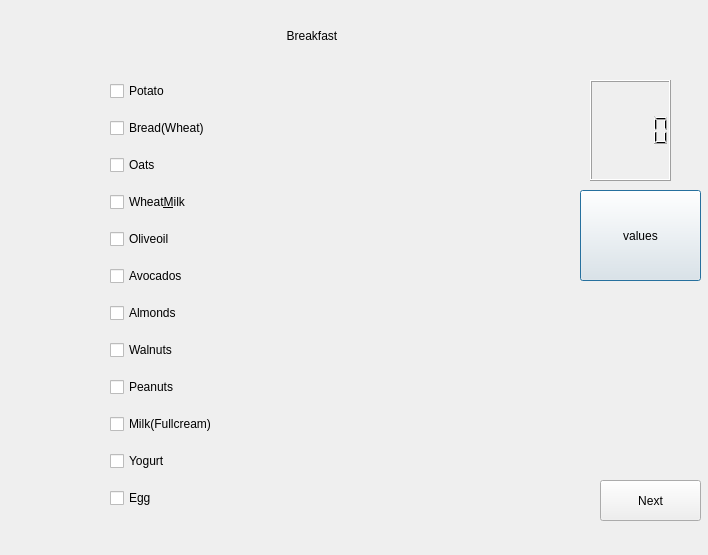
<?xml version="1.0" encoding="UTF-8"?>
<ui version="4.0">
 <class>Dialog</class>
 <widget class="QDialog" name="Dialog">
  <property name="geometry">
   <rect>
    <x>0</x>
    <y>0</y>
    <width>708</width>
    <height>555</height>
   </rect>
  </property>
  <property name="windowTitle">
   <string>Dialog</string>
  </property>
  <property name="styleSheet">
   <string notr="true">QDialog{rgb(31, 36, 102)	}</string>
  </property>
  <widget class="QLabel" name="label">
   <property name="geometry">
    <rect>
     <x>240</x>
     <y>10</y>
     <width>251</width>
     <height>51</height>
    </rect>
   </property>
   <property name="styleSheet">
    <string notr="true">font: 25 italic 17pt &quot;Ubuntu&quot;;</string>
   </property>
   <property name="text">
    <string>              Breakfast</string>
   </property>
  </widget>
  <widget class="QWidget" name="layoutWidget">
   <property name="geometry">
    <rect>
     <x>110</x>
     <y>70</y>
     <width>351</width>
     <height>451</height>
    </rect>
   </property>
   <layout class="QVBoxLayout" name="verticalLayout">
    <item>
     <widget class="QCheckBox" name="checkBox_10">
      <property name="text">
       <string>Potato</string>
      </property>
     </widget>
    </item>
    <item>
     <widget class="QCheckBox" name="checkBox_11">
      <property name="text">
       <string>Bread(Wheat)</string>
      </property>
     </widget>
    </item>
    <item>
     <widget class="QCheckBox" name="checkBox">
      <property name="text">
       <string>Oats</string>
      </property>
     </widget>
    </item>
    <item>
     <widget class="QCheckBox" name="checkBox_2">
      <property name="text">
       <string>Wheat&amp;Milk</string>
      </property>
     </widget>
    </item>
    <item>
     <widget class="QCheckBox" name="checkBox_12">
      <property name="text">
       <string>Oliveoil</string>
      </property>
     </widget>
    </item>
    <item>
     <widget class="QCheckBox" name="checkBox_3">
      <property name="text">
       <string>Avocados</string>
      </property>
     </widget>
    </item>
    <item>
     <widget class="QCheckBox" name="checkBox_4">
      <property name="text">
       <string>Almonds</string>
      </property>
     </widget>
    </item>
    <item>
     <widget class="QCheckBox" name="checkBox_9">
      <property name="text">
       <string>Walnuts</string>
      </property>
     </widget>
    </item>
    <item>
     <widget class="QCheckBox" name="checkBox_5">
      <property name="text">
       <string>Peanuts</string>
      </property>
     </widget>
    </item>
    <item>
     <widget class="QCheckBox" name="checkBox_6">
      <property name="text">
       <string>Milk(Fullcream) </string>
      </property>
     </widget>
    </item>
    <item>
     <widget class="QCheckBox" name="checkBox_7">
      <property name="text">
       <string>Yogurt</string>
      </property>
     </widget>
    </item>
    <item>
     <widget class="QCheckBox" name="checkBox_8">
      <property name="text">
       <string>Egg</string>
      </property>
     </widget>
    </item>
   </layout>
  </widget>
  <widget class="QLCDNumber" name="lcdNumber">
   <property name="geometry">
    <rect>
     <x>590</x>
     <y>80</y>
     <width>81</width>
     <height>101</height>
    </rect>
   </property>
  </widget>
  <widget class="QPushButton" name="pushButton">
   <property name="geometry">
    <rect>
     <x>580</x>
     <y>190</y>
     <width>121</width>
     <height>91</height>
    </rect>
   </property>
   <property name="text">
    <string>values</string>
   </property>
  </widget>
  <widget class="QPushButton" name="pushButton_2">
   <property name="geometry">
    <rect>
     <x>600</x>
     <y>480</y>
     <width>101</width>
     <height>41</height>
    </rect>
   </property>
   <property name="text">
    <string>Next</string>
   </property>
  </widget>
 </widget>
 <resources/>
 <connections/>
</ui>
